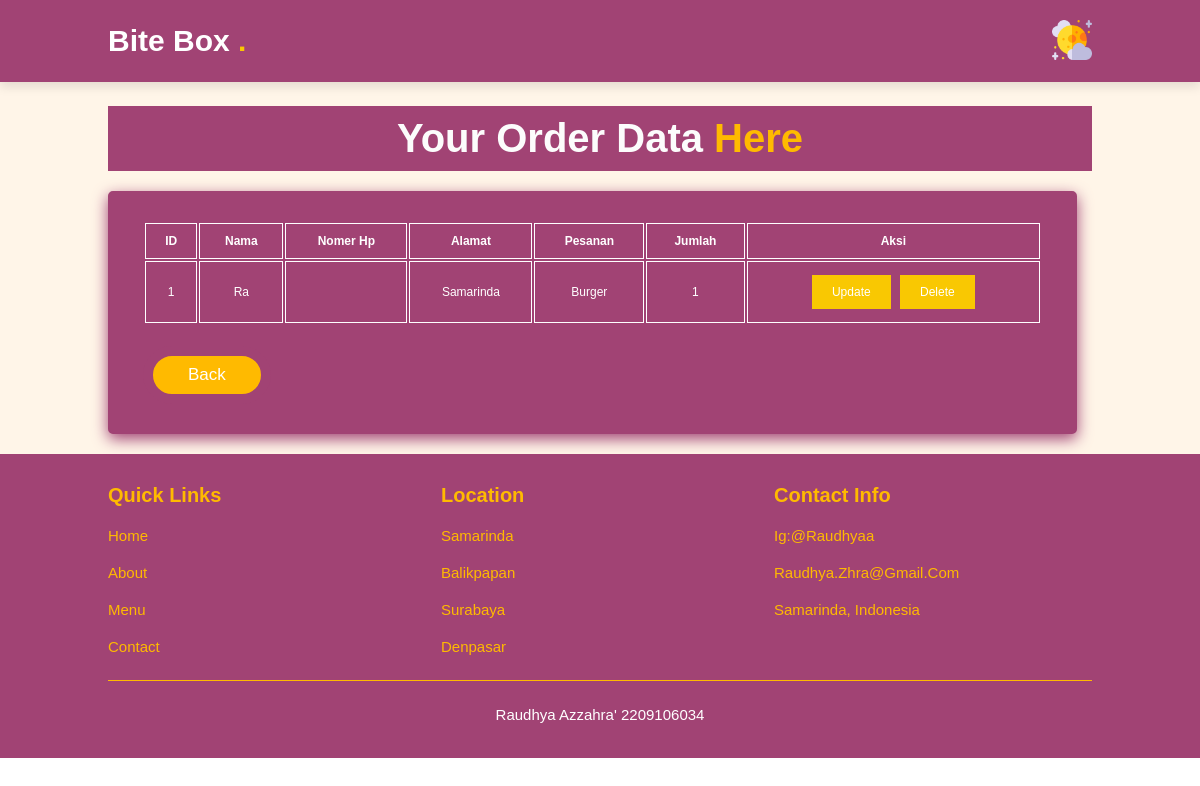
The app's page /views/data.php, older data.
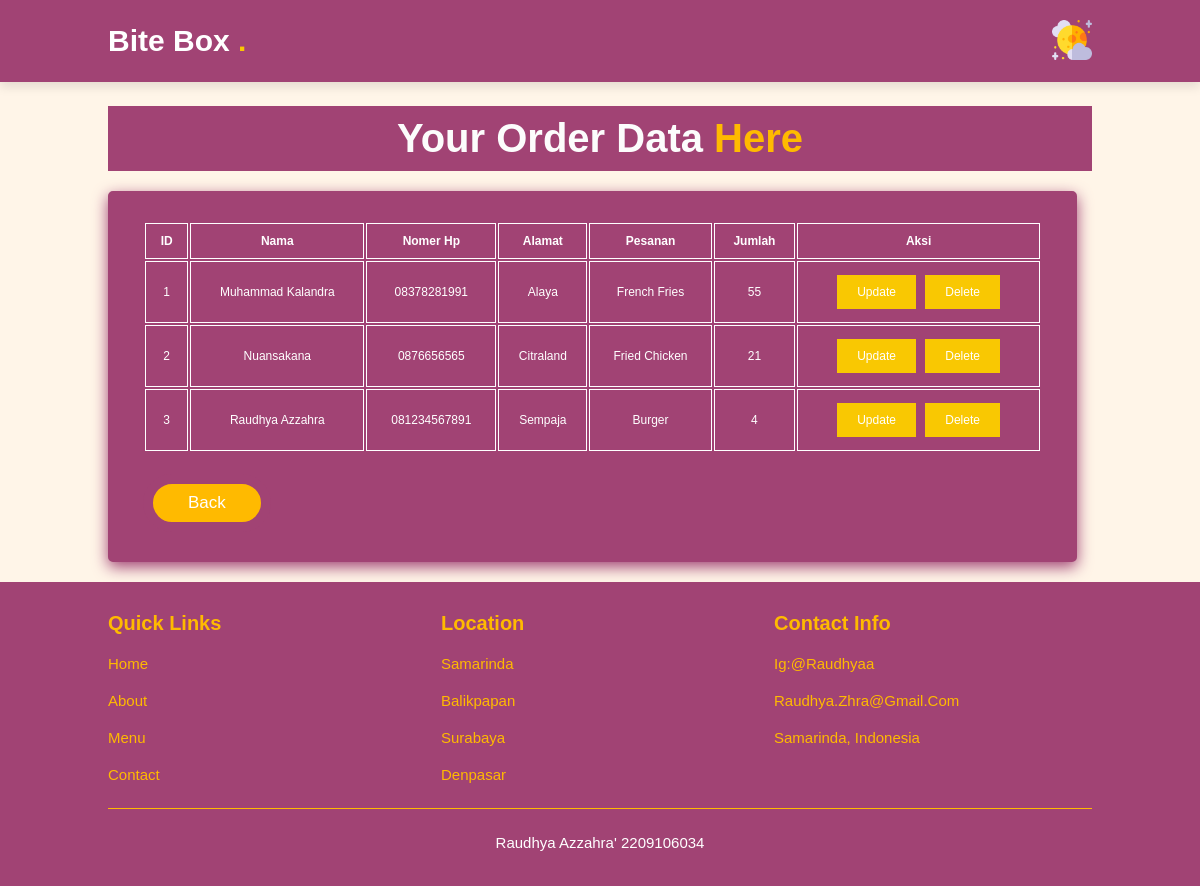
The same page, newer data.
### tables this page shows
CREATE TABLE `order_data` (
  `id` int(100) NOT NULL,
  `name` varchar(50) NOT NULL,
  `number` varchar(50) NOT NULL,
  `address` varchar(50) NOT NULL,
  `menu` varchar(50) NOT NULL,
  `qty` varchar(10) NOT NULL
);

### views/data.php (the view, shortened to what this page needs)
<?php
require "../aksi/koneksi.php";
$result = mysqli_query($conn, "SELECT * FROM order_data");
$order_data = [];
while ($row = mysqli_fetch_assoc($result)) {
    $order_data[] = $row;
}
?>
<!DOCTYPE html>
<html lang="en">
<head>
    <link rel="stylesheet" href="../style/style.css">
    <link rel="stylesheet" href="https://cdnjs.cloudflare.com/ajax/libs/font-awesome/5.15.3/css/all.min.css">
</head>
<body>
    <header>
        <a href="#" class="logo">Bite Box
            <span>.</span>
        </a>
        <div class="mode">
            <img src="../images/moon.png" id="icon">
        </div>
    </header>
    <br><br><br><br><br><br>
    <section class="contact">
        <h1 class="heading">
            <span> Your Order Data</span> here
        </h1>
        <div class="row">
            <form>
                <table style="width: 100%; " align="center" cellpadding="10">
                        <tr>
                            <th>ID</th>
                            <th>Nama</th>
                            <th>Nomer Hp</th>
                            <th>Alamat</th>
                            <th>Pesanan</th>
                            <th>Jumlah</th>
                            <th>Aksi</th>
                        </tr>
                    <?php $i = 1;
                    foreach ($order_data as $od) : ?>
                        <tr align="center">
                            <td><?php echo $i; ?></td>
                            <td><?php echo $od['name']; ?></td>
                            <td><?php echo $od['number']; ?></td>
                            <td><?php echo $od['address']; ?></td>
                            <td><?php echo $od['menu']; ?></td>
                            <td><?php echo $od['qty']; ?></td>
                            <td>
                                    <a href="edit.php?id=<?php echo $od["id"] ?>" class="btn-form"> update </a>
                                    <a href="hapus.php?id=<?php echo $od["id"] ?>" class="btn-form"> delete </a>
                            </td>
                        </tr>
                    <?php $i++;
                    endforeach;
                    ?>
                </table>
                <br>
                <a href="../views/index.php" class="btn-submit">Back</a>
            </form>
            <br>
        </div>
    </section>
    <section class="footer">
        <div class="box-container">
            <div class="box">
                <h3>Quick Links</h3>
                <a href="#home">home</a>
                <a href="#about">about</a>
                <a href="#menu">menu</a>
                <a href="#contact">contact</a>
            </div>
            <div class="box">
                <h3>Location</h3>
                <a href="https://www.google.co.id/maps/@-0.4947968,117.1357696,14z?entry=ttu">Samarinda</a>
                <a href="https://www.google.co.id/maps/place/Balikpapan,+Kota+Balikpapan,+Kalimantan+Timur/@-1.174603,116.841748,11z/data=!3m1!4b1!4m6!3m5!1s0x2df14710964d9c91:0xcaa6ec96c2aea6d2!8m2!3d-1.2379274!4d116.8528526!16zL20vMDJsYjZ4?entry=ttu">Balikpapan</a>
                <a href="https://www.google.co.id/maps/place/Surabaya,+Jawa+Timur/@-7.1282662,112.815134,12.5z/data=!4m6!3m5!1s0x2dd7fbf8381ac47f:0x3027a76e352be40!8m2!3d-7.2574719!4d112.7520883!16zL20vMDFmNHhk?entry=ttu">Surabaya</a>
                <a href="https://www.google.co.id/maps/place/Denpasar,+Kota+Denpasar,+Bali/@-8.6726833,115.2242733,12z/data=!3m1!4b1!4m6!3m5!1s0x2dd2409b0e5e80db:0xe27334e8ccb9374a!8m2!3d-8.6704582!4d115.2126293!16zL20vMDJuYmgx?entry=ttu">Denpasar</a>
            </div>
            <div class="box">
                <h3>Contact Info</h3>
                <a href="https://www.bing.com/ck/a?!&&p=d5327da7f05045bbJmltdHM9MTY5NTc3MjgwMCZpZ3VpZD0xMjI3MWZjZi04ZjFjLTY5M2ItMjJmZS0wZTI3OGIxYzY3YjEmaW5zaWQ9NTE3NQ&ptn=3&hsh=3&fclid=12271fcf-8f1c-693b-22fe-0e278b1c67b1&psq=raudhya+azzahra%27&u=a1aHR0cHM6Ly93d3cuaW5zdGFncmFtLmNvbS9yYXVkaHlhYS8&ntb=1">ig:@raudhyaa</a>
                <a href="https://mail.google.com/mail/u/0/?hl=en#inbox?compose=DmwnWrRsnwxLmQLPZzFGqQDfsldpXQshBPnQZvvpJFQKPkCVZpTdNcnxFhxLhfwPfHLlZxmfJDlB">raudhya.zhra@gmail.com</a>
                <a href="https://www.google.co.id/maps/@-0.4947968,117.1357696,14z?entry=ttu">Samarinda, Indonesia</a>
            </div>
        </div>
        <div class="credit"> Raudhya Azzahra'
            <span> 2209106034</span>
        </div>
    </section>
</body>
</html>

### style/style.css (style rules this page uses)
:root { --brown: #f9c802; --primary-color: #fff5e8; --secondary--color: #a14374; --text-color: #473c33; }
* { margin: 0; padding: 0; box-sizing: border-box; font-family: Verdana, Geneva, Tahoma, sans-serif; outline: none; border: none; text-decoration: none; text-transform: capitalize; transition: .2s linear; }
html { font-size: 62.5%; scroll-behavior: smooth; scroll-padding-top: 6rem; overflow-x: hidden; }
section { padding: 2rem 9%; }
.heading { text-align: center; font-size: 4rem; color: #FFBA00; padding: 1rem; margin: 2rem 0; background-color: var(--secondary--color); }
.heading span { color: #fcfcfc; }
header { position: fixed; top: 0; left: 0; right: 0; background: var(--secondary--color); padding: 2rem 9%; display: flex; align-items: center; justify-content: space-between; z-index: 1000; box-shadow: 0 .5rem 1rem rgba(0, 0, 0, .1); }
header .logo { font-size: 3rem; color: #fff; font-weight: bolder; }
header .logo span { color: var(--brown); }
header .mode img { width: 40px; }
.contact { background: var(--primary-color); }
table tr th, table tr td { color: white; border: 1px solid white; padding: 10px; font-size: 12px; }
.contact .row { display: flex; flex-wrap: wrap-reverse; gap: 1.5rem; align-items: center; }
.contact .row form { flex: 1 1 40rem; padding: 2rem 2.5rem; box-shadow: 0 .5rem 1.5rem var(--secondary--color); border: 1rem solid var(--secondary--color); background: var(--secondary--color); border-radius: .5rem; }
.contact .row form .btn-submit { display: inline-block; margin-top: 1rem; border-radius: 5rem; background: #FFBA00; border: 1rem solid var(--secondary--color); color: #fff; padding: .9rem 3.5rem; cursor: pointer; font-size: 1.7rem; }
.footer { background: var(--secondary--color); }
.footer .box-container { display: flex; flex-wrap: wrap; gap: 1.5rem; }
.footer .box-container .box { flex: 1 1 25rem; }
.footer .box-container .box h3 { color: #FFBA00; font-size: 2rem; padding: 1rem 0; }
.footer .box-container .box a { display: block; color: #FFBA00; font-size: 1.5rem; padding: 1rem 0; }
.footer .credit { text-align: center; padding: 1.5rem; margin-top: 1.5rem; padding-top: 2.5rem; font-size: 1.5rem; color: #ffffff; border-top: .1rem solid #FFBA00; }
.contact .row form .btn-form { display: inline-block; background: #f9c802; border: solid var(--secondary--color); color: #fff; padding: 1rem 2rem; cursor: pointer; font-size: 1.2rem; }

Row changes from the older to the newer data that the page shows:
removed order_data: name "Ra", address "Samarinda", menu "Burger", qty "1"
added order_data: name "Muhammad Kalandra", number "08378281991", address "Alaya", menu "French Fries", qty "55"
added order_data: name "Nuansakana", number "0876656565", address "Citraland", menu "Fried Chicken", qty "21"
added order_data: name "Raudhya Azzahra", number "081234567891", address "Sempaja", menu "Burger", qty "4"
